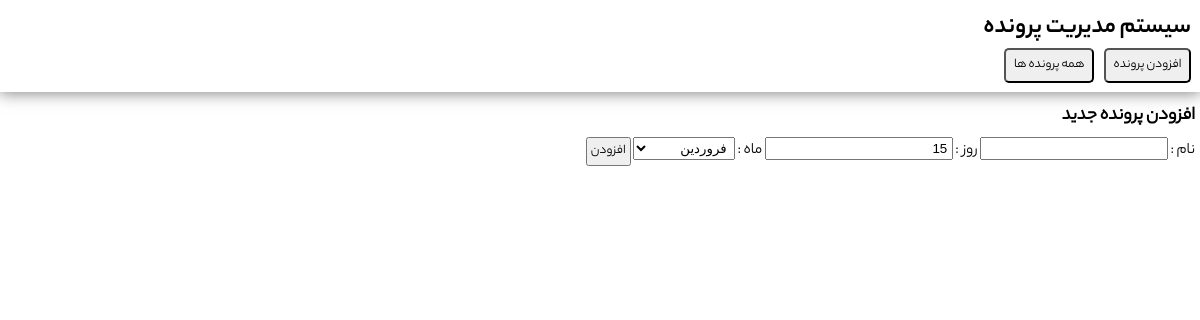
The app's page /pages/index.php, older data.
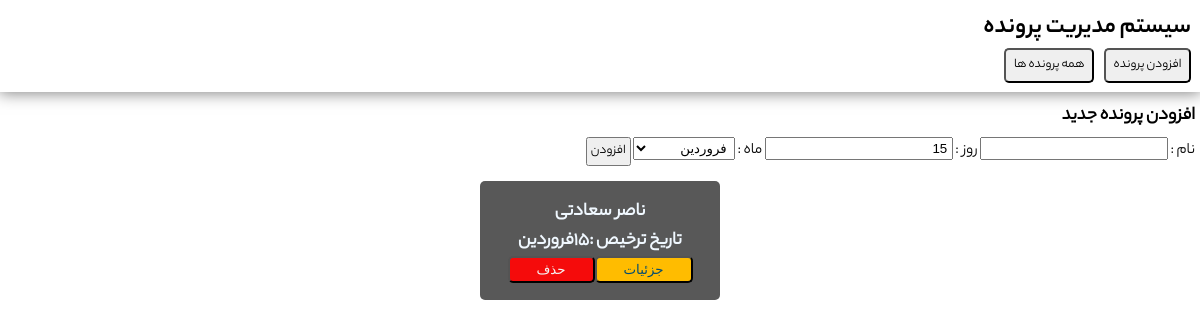
The same page, newer data.
### tables this page shows
CREATE TABLE "files" (
	"name"	TEXT,
	"discharge_day"	INTEGER,
	"discharge_mouth"	INTEGER,
	"status"	NUMERIC DEFAULT 0,
	"id"	INTEGER NOT NULL,
	"unit"	INTEGER,
	"dr"	INTEGER,
	"diagnos"	INTEGER,
	"adddate"	NUMERIC DEFAULT 'CURRENT_TIMESTAM',
	"note"	TEXT,
	PRIMARY KEY("id")
);

### jdf.php (called while the page is built, shortened)
<?php
function jdate($format, $timestamp = '', $none = '', $time_zone = 'Asia/Tehran', $tr_num = 'fa') {
  $T_sec = 0;
  $ts = $T_sec + (($timestamp === '') ? time() : tr_num($timestamp));
  $date = explode('_', date('H_i_j_n_O_P_s_w_Y', $ts));
  list($j_y, $j_m, $j_d) = gregorian_to_jalali($date[8], $date[3], $date[2]);
  $sl = strlen($format);
  $out = '';
  for ($i = 0; $i < $sl; $i++) {
    $sub = substr($format, $i, 1);
    switch ($sub) {
      case 'd':
        $out .= ($j_d < 10) ? '0' . $j_d : $j_d;
        break;
      case 'F':
        $out .= jdate_words(array('mm' => $j_m), ' ');
        break;
    }
  }
  return ($tr_num != 'en') ? tr_num($out, 'fa', '.') : $out;
}
function tr_num($str, $mod = 'en', $mf = '٫') {
  $num_a = array('0', '1', '2', '3', '4', '5', '6', '7', '8', '9', '.');
  $key_a = array('۰', '۱', '۲', '۳', '۴', '۵', '۶', '۷', '۸', '۹', $mf);
  return ($mod == 'fa') ? str_replace($num_a, $key_a, $str) : str_replace($key_a, $num_a, $str);
}
function jdate_words($array, $mod = '') {
  foreach ($array as $type => $num) {
    $num = (int) tr_num($num);
    switch ($type) {
      case 'mm':
        $key = array('فروردین', 'اردیبهشت', 'خرداد', 'تیر', 'مرداد', 'شهریور', 'مهر', 'آبان', 'آذر', 'دی', 'بهمن', 'اسفند');
        $array[$type] = $key[$num - 1];
        break;
    }
  }
  return ($mod === '') ? $array : implode($mod, $array);
}
function gregorian_to_jalali($gy, $gm, $gd, $mod = '') {
   list($gy, $gm, $gd) = explode('_', tr_num($gy . '_' . $gm . '_' . $gd));
  $g_d_m = array(0, 31, 59, 90, 120, 151, 181, 212, 243, 273, 304, 334);
  $gy2 = ($gm > 2) ? ($gy + 1) : $gy;
  $days = 355666 + (365 * $gy) + ((int) (($gy2 + 3) / 4)) - ((int) (($gy2 + 99) / 100)) + ((int) (($gy2 + 399) / 400)) + $gd + $g_d_m[$gm - 1];
  $jy = -1595 + (33 * ((int) ($days / 12053)));
  $days %= 12053;
  $jy += 4 * ((int) ($days / 1461));
  $days %= 1461;
  if ($days < 186) {
    $jm = 1 + (int) ($days / 31);
    $jd = 1 + ($days % 31);
  } else {
    $jm = 7 + (int) (($days - 186) / 30);
    $jd = 1 + (($days - 186) % 30);
  }
  return ($mod == '') ? array($jy, $jm, $jd) : $jy . $mod . $jm . $mod . $jd;
}

### helpers/filesSearchFunc.php (called while the page is built, shortened)
<?php
switch($ddate)
{
  case "فروردین";
  $f="1";
  break;
}
function convert_persian_to_english($string) {
    $persian = ['۰', '۱', '۲', '۳', '۴', '۵', '۶', '۷', '۸', '۹'];
    $english = ['0', '1', '2', '3', '4', '5', '6', '7', '8', '9'];
    $output = str_replace($persian, $english, $string);
    return $output;
}
?>

### pages/index.php (the view, shortened to what this page needs)
<?php
include "./../body/head.php";
include "./../DB/dataBase.php";
include "./../helpers/withchMF.php";
$dateOfJdate = jdate("d");
$ddate = jdate("F");
require "./../helpers/filesSearchFunc.php";
$dateOfJdateOnFuntionEng = convert_persian_to_english($dateOfJdate);
$query = "SELECT * FROM files WHERE discharge_mouth = :f AND discharge_day = :dateOfJdate";
$stmt = $con->prepare($query);
$stmt->bindParam(':f', $f, PDO::PARAM_STR);
$stmt->bindParam(':dateOfJdate',$dateOfJdateOnFuntionEng , PDO::PARAM_STR);
$stmt->execute();
$data =  $stmt->fetchAll(PDO::FETCH_ASSOC);
?>
<body dir="rtl">
<?php
require "./../body/header.php";
?>
<div style="display: flex;justify-content: space-between;">
<div style="
    margin-top: 0px;
    padding: 10px 5px;">
    <h3 style="margin-bottom: 6.25px;">افزودن پرونده جدید</h3>
     <form action="./../act/sendData2DB.php" method="POST">
      <label for="name">نام : </label>
      <input name="name" type="text">
      <label for="discharge_day">روز : </label>
      <input name="discharge_day" type="text" value="<?= convert_persian_to_english($dateOfJdate); ?>">
      <label for="discharge_mouth">ماه : </label>
      <select name="discharge_mouth" id="">
        <option value="1" <?php if($f == "1"){echo "selected";}?>>فروردین</option>
      </select>
      <button style="padding: 2px 3px;font-family:yekanReg" type="submit">افزودن</button>
     </form>
    </div>
    </div>
    <div style="display: flex;justify-content: CENTER;flex-wrap: wrap;">
      <?php  foreach($data as $dt){   ?>
      <div style="    background-color:#585858;
    margin-inline: 5px;
    margin: 5px 6px;
    min-width: 240px;
    display: flex;
    flex-direction: column;
    justify-content: center;
    align-items: center;
    padding: 17px 5PX;
    border-radius: 5px;
    color:aliceblue;
    ">
        <h3><?= $dt['name']?></h3>
        <div style="display: flex;">
          <h3>تاریخ ترخیص : </h3>
          <h3><?= $dt['discharge_day'];?></h3>
          <h3><?= witchMouth($dt['discharge_mouth']);?></h3>
        </div>
             <div style="display: flex;justify-content: space-around;">
             <button type="button" style="background: #ffbc00;
             padding: 4px 27px;
             border-radius: 5px;"><a style="text-decoration: none;color: #034c70;" href="./fileSingle.php?id=<?= $dt['id'];?>">جزئیات</a></button>
             <button style="background-color:#f50b0b ;padding: 4px 27px; border-radius: 5px;" type="button"><a style="text-decoration: none; color:whitesmoke" href="./../act/delete.php?id=<?= $dt['id']; ?>">حذف</a></button>
            </div>
      </div>
      <?php }?>
    </div>
</body>
</html>

### body/head.php (shortened to what this page needs)
<?php
require ("./../jdf.php");
?>
<!DOCTYPE html>
<html lang="en">
<head>
    <link rel="stylesheet" href="./../style.css">
</head>

### body/header.php (shortened to what this page needs)
<div class="shadow" style="padding:9px;">
    <div style="font-size: 25px;font-family: yekanBold;">
           سیستم مدیریت پرونده
    </div>
    <div style="display: flex;">
        <a href="./index.php" style="margin-left: 10px; color: white;text-decoration: none;"><button class="nav-btn">افزودن پرونده</button></a>
        <a href="./allFiles.php" style="color: white; text-decoration: none;"><button class="nav-btn">همه پرونده ها</button></a>
    </div>
</div>

### helpers/withchMF.php
<?php
function witchMouth($f){
    if($f == "1"){
      echo "فروردین";
    }elseif($f == "2"){
      echo "اردیبهشت";
    }
  };
?>

### style.css (style rules this page uses)
* { margin: 0; padding: 0; box-sizing: border-box; }
body { font-family: yekanReg; }
label { color: \rgb(9, 9, 9); }
input { padding: 2px 3.5px; }
select { padding: 2px 3.5px; }

### body/header.php (style rules this page uses)
.nav-btn { padding: 5px 7.5px; border-radius: 5px; font-family: yekanReg; cursor: pointer; }
.shadow { box-shadow:0px 0px 15px 1px rgba(0,0,0,0.5); }

Row changes from the older to the newer data that the page shows:
added files: name "ناصر سعادتی", discharge_day "15", discharge_mouth "فروردین"
